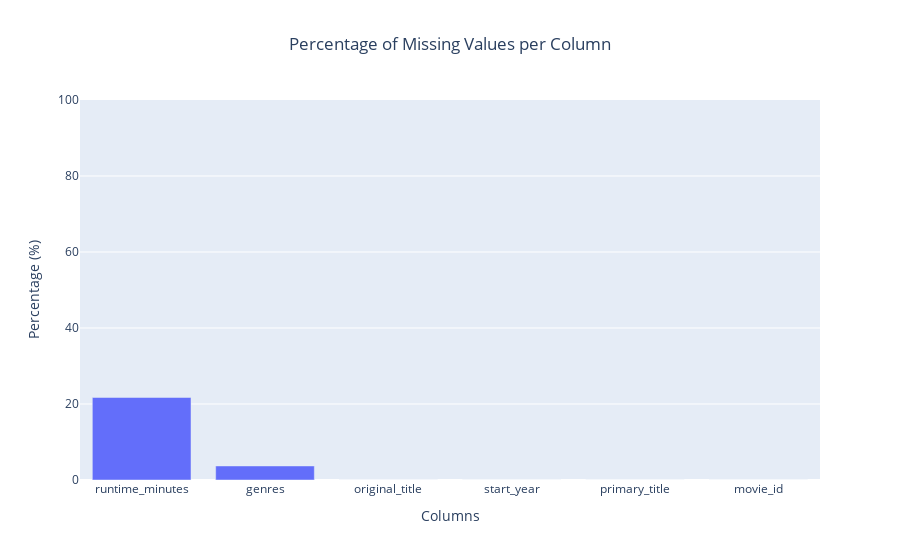

Notebook code cell kept with this figure:
### Code cell
missing_values(imdb_df)

### Figure 1 — Plotly figure (JSON) as saved in the notebook; plotly's stock layout.template omitted (floating-point values rounded to 4 significant figures)
{"data": [{"alignmentgroup": "True", "hovertemplate": "Columns=%{x}<br>Percentage (%)=%{y}<extra></extra>", "legendgroup": "", "marker": {"color": "#636efa"}, "name": "", "offsetgroup": "", "orientation": "v", "showlegend": false, "textposition": "auto", "type": "bar", "x": ["runtime_minutes", "genres", "original_title", "start_year", "primary_title", "movie_id"], "xaxis": "x", "y": [21.72, 3.7, 0.01437, 0, 0, 0], "yaxis": "y"}], "layout": {"barmode": "relative", "legend": {"tracegroupgap": 0}, "title": {"text": "Percentage of Missing Values per Column", "x": 0.5}, "xaxis": {"anchor": "y", "domain": [0, 1], "title": {"text": "Columns"}}, "yaxis": {"anchor": "x", "domain": [0, 1], "range": [0, 100], "title": {"text": "Percentage (%)"}}}}
